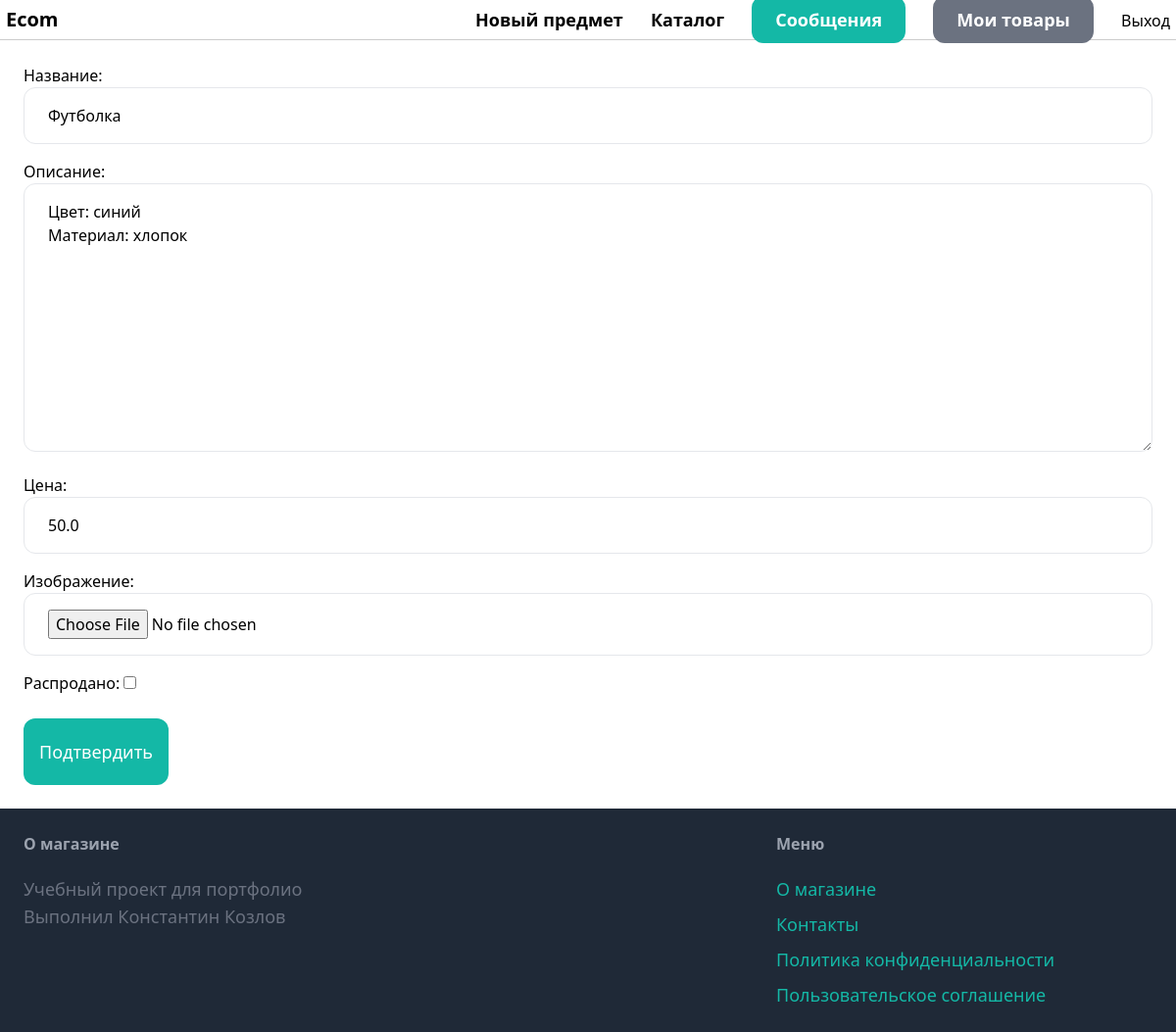
Before: /items/2/edit/ (signed in) with the older database file.
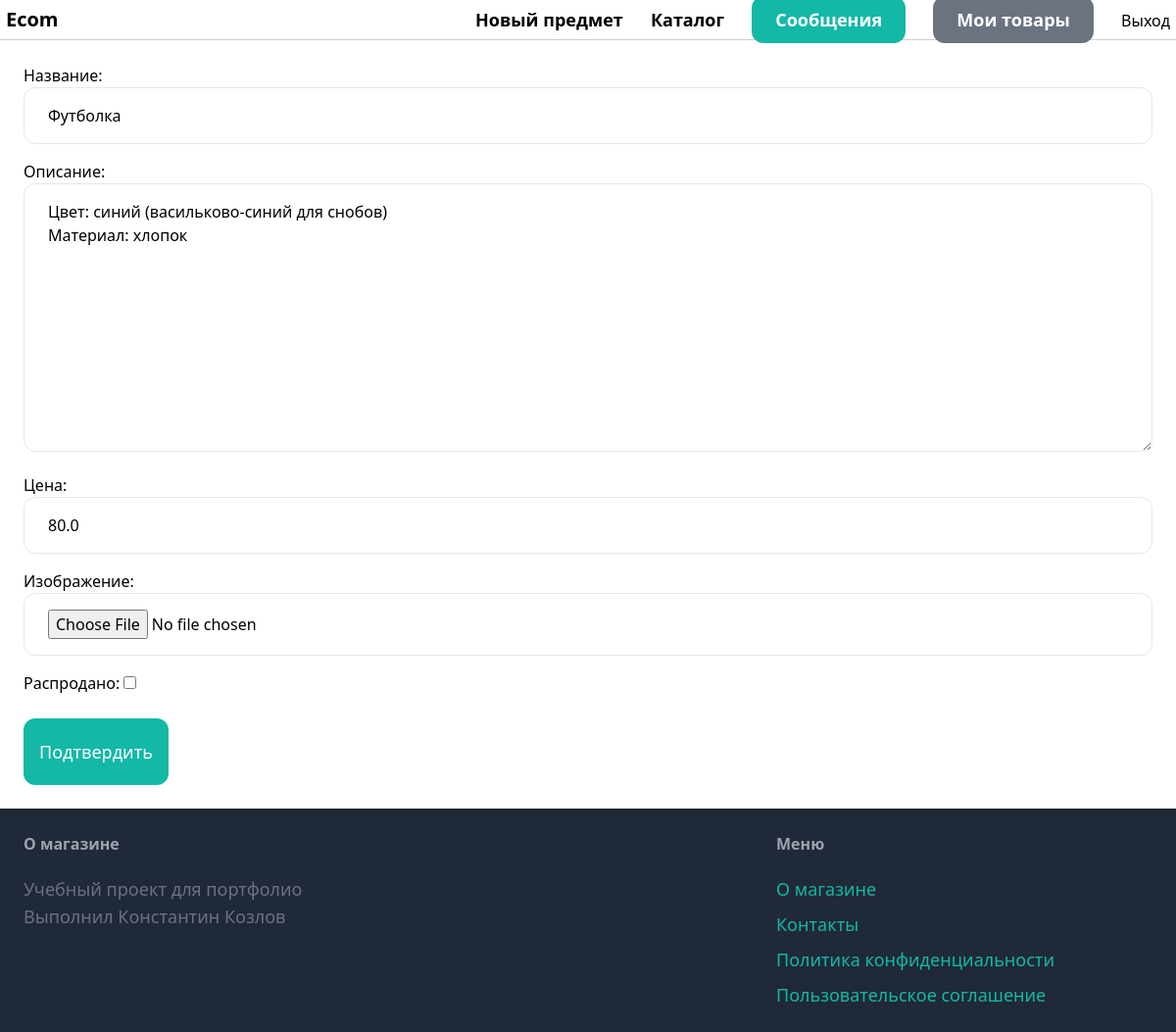
After: the same page with the newer database file.
### item/models.py (models this page shows, shortened)
class Item(models.Model):
    category = models.ForeignKey(Category, related_name='items', on_delete=models.CASCADE)
    name = models.CharField(max_length=255)
    description = models.TextField(blank=True, null=True)
    price = models.FloatField()
    image = models.ImageField(upload_to='item_images', blank=True, null=True)
    is_sold = models.BooleanField(default=False)
    created_at = models.DateTimeField(auto_now_add=True)
    created_by = models.ForeignKey(User, related_name='items', on_delete=models.CASCADE)

### item/views.py (the view)
# urls.py: path('<int:pk>/edit/', views.edit, name='edit'),
@login_required
def edit(request, pk):
    item = get_object_or_404(Item, pk=pk, created_by=request.user)
    if request.method == 'POST':
        form = EditItemForm(request.POST, request.FILES, instance=item)
        if form.is_valid():
            form.save()
            return redirect('item:detail', pk=item.id)
    else:
        form = EditItemForm(instance=item)
    return render(request, 'item/form.html', {'form': form, 'title': 'Изменить товар'})

### item/forms.py
class EditItemForm(forms.ModelForm):
    class Meta:
        model = Item
        fields = ('name', 'description', 'price', 'image', 'is_sold')
        labels = {
            'name': 'Название',
            'description': 'Описание',
            'price': 'Цена',
            'image': 'Изображение',
            'is_sold': 'Распродано',
        }
        widgets = {
            'name': forms.TextInput(attrs={'class': INPUT_CLASSES}),
            'description': forms.Textarea(attrs={'class': INPUT_CLASSES}),
            'price': forms.TextInput(attrs={'class': INPUT_CLASSES}),
            'image': forms.FileInput(attrs={'class': INPUT_CLASSES}),
        }

### item/templates/item/form.html (shortened to what this page needs)
{% extends 'core/base.html' %}
{% block content %}
    <form method="post" action="." enctype="multipart/form-data">
        <div class="space-y-4">
            {{ form.as_p }}
        </div>
        <button class="mt-6 px-4 py-5 text-lg bg-teal-500 hover:bg-teal-700 rounded-xl text-white">Подтвердить</button>
    </form>
{% endblock %}

Changed rows visible on the page:
changed Item "Футболка": description "Цвет: синий Материал: хлопок" → "Цвет: синий (васильково-синий для снобов) Материал: хлопок"; price "50.0" → "80.0"
